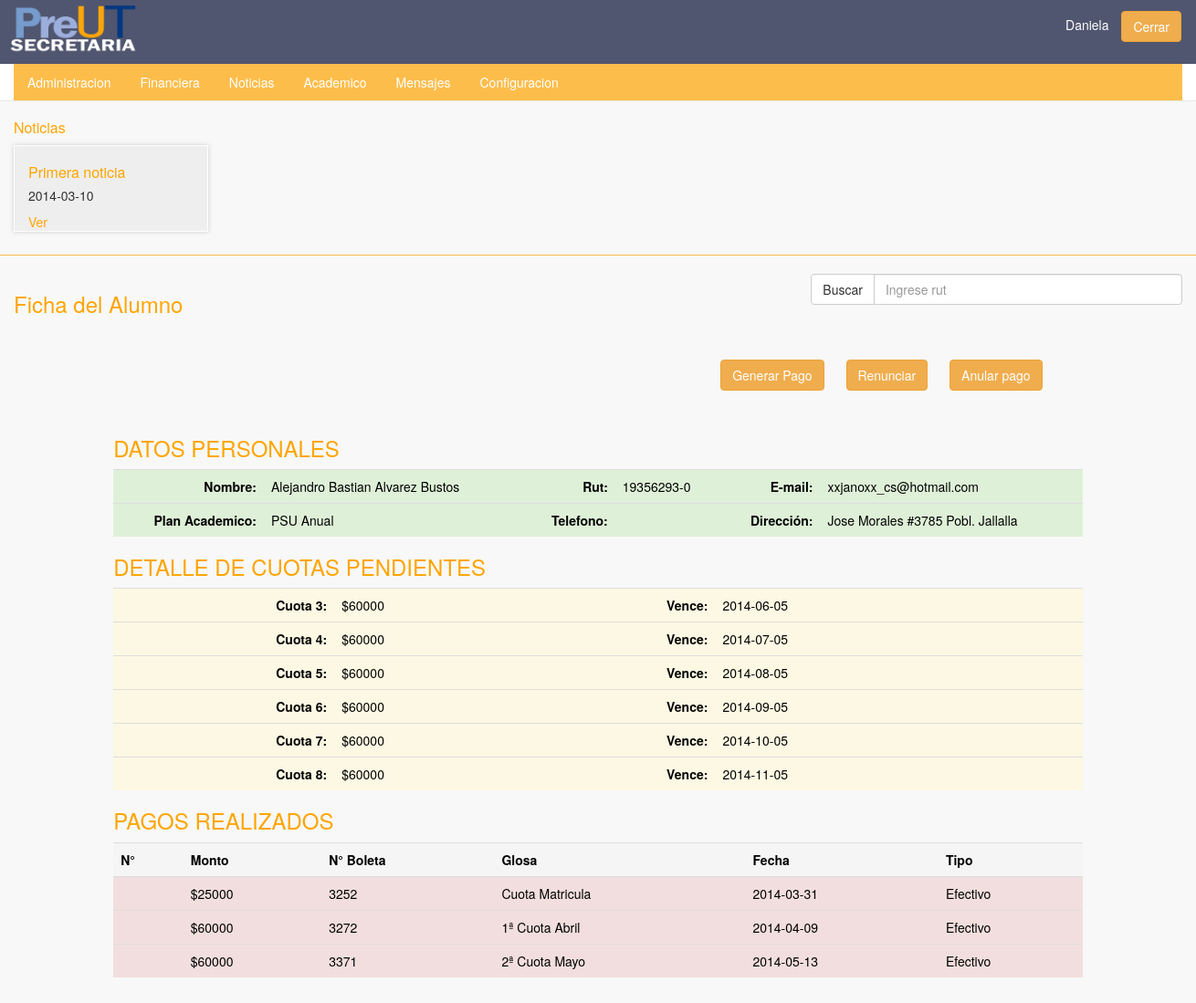
Page /secretaria/pago_alumno.php?rut=19356293-0 (signed in) on the committed database.
### tables this page shows
CREATE TABLE IF NOT EXISTS `noticias` (
  `id` int(11) NOT NULL AUTO_INCREMENT,
  `Titulo` varchar(256) NOT NULL,
  `Contenido` text NOT NULL,
  `Fecha_creacion` date NOT NULL,
  `usuarios_id` varchar(14) NOT NULL,
  PRIMARY KEY (`id`,`usuarios_id`),
  KEY `fk_noticias_usuarios1_idx` (`usuarios_id`)
);

CREATE TABLE IF NOT EXISTS `usuarios` (
  `rut` varchar(14) NOT NULL,
  `password` varchar(45) NOT NULL,
  `rol_id` int(11) NOT NULL,
  `habilitado` tinyint(1) DEFAULT NULL,
  `nombre` varchar(45) NOT NULL,
  `apellidos` varchar(45) NOT NULL,
  `telefono` varchar(45) DEFAULT NULL,
  `celular` varchar(45) DEFAULT NULL,
  `mail` varchar(128) NOT NULL,
  `fecha` date NOT NULL,
  `direccion` varchar(45) NOT NULL,
  `created_at` date NOT NULL,
  PRIMARY KEY (`rut`),
  KEY `fk_usuarios_rol_idx` (`rol_id`)
);

CREATE TABLE IF NOT EXISTS `planes` (
  `id` int(11) NOT NULL AUTO_INCREMENT,
  `nombre` varchar(45) NOT NULL,
  `descripcion` text NOT NULL,
  `valor` int(11) NOT NULL,
  `fecha_inicio` date NOT NULL,
  `jornada` varchar(45) NOT NULL,
  `habilitado` tinyint(1) DEFAULT NULL,
  PRIMARY KEY (`id`)
);

CREATE TABLE IF NOT EXISTS `cuenta_corriente` (
  `id` int(11) NOT NULL AUTO_INCREMENT,
  `MONTO_CANCELADO` int(11) NOT NULL,
  `datos_usuario_id` int(11) NOT NULL,
  `monto_total` int(11) NOT NULL,
  `descuento` int(11) NOT NULL,
  `monto_descuento` int(11) NOT NULL,
  `matricula` tinyint(1) NOT NULL,
  `fecha_pago` date NOT NULL,
  `numero_cuota` int(11) NOT NULL,
  PRIMARY KEY (`id`),
  KEY `fk_cuenta_corriente_datos_usuarios1_idx` (`datos_usuario_id`)
);

CREATE TABLE IF NOT EXISTS `pagos` (
  `id` int(11) NOT NULL AUTO_INCREMENT,
  `corriente_id` int(11) NOT NULL,
  `monto` int(11) NOT NULL,
  `fecha` date NOT NULL,
  `glosa` varchar(45) NOT NULL,
  `nulo` tinyint(1) NOT NULL,
  `motivo` varchar(45) NOT NULL,
  `tipo` varchar(45) NOT NULL,
  `boleta` varchar(45) NOT NULL,
  `usuarios_id` varchar(14) NOT NULL,
  PRIMARY KEY (`id`,`corriente_id`),
  KEY `fk_pagos_cuenta_corriente1_idx` (`corriente_id`),
  KEY `fk_pagos_usuarios1_idx` (`usuarios_id`)
);

### controller/noticias_controller.php (called while the page is built, shortened)
<?php
	require_once($_SERVER['DOCUMENT_ROOT']."/administracion/models/noticias_model.php");
	function listar_noticias(){
		$noticias = new Noticia();
		return $noticias->listar();
	}
 ?>

### models/db_model.php (called while the page is built, shortened)
<?php
abstract class db_model {
	private static $host = "localhost";
	private static $user ="root";
	private static $pass ="";
	protected $db = "preutcl_preut";
	function connect (){
		$this->conn = new mysqli(self::$host, self::$user, self::$pass, $this->db);
	}
}

### models/noticias_model.php (called while the page is built, shortened)
<?php
	require_once($_SERVER['DOCUMENT_ROOT']."/administracion/models/db_model.php");
	class Noticia extends db_model {
		function listar(){
			$query = "SELECT * FROM noticias ORDER BY Fecha_creacion";
			$this->result = $this->conn->query($query);
			return $this->result;
		}
	}
 ?>

### controller/usuarios_controller.php (called while the page is built, shortened)
<?php require_once($_SERVER['DOCUMENT_ROOT'].'/administracion/models/usuario_model.php');
	function buscar_usuario($id){
		$usuario = new Usuario();
		return $usuario->buscar($id)->fetch_assoc();
	}
?>

### models/usuario_model.php (called while the page is built, shortened)
<?php require_once($_SERVER['DOCUMENT_ROOT'].'/administracion/models/db_model.php');
	  require_once($_SERVER['DOCUMENT_ROOT'].'/administracion/controller/cuenta_corriente_controller.php');
	  require_once($_SERVER['DOCUMENT_ROOT'].'/administracion/controller/datos_usuarios_controller.php');
	class Usuario extends db_model{
		function buscar($id){
			$query = "SELECT * FROM usuarios WHERE rut = '".$id."'";
			$this->result = $this->conn->query($query);
			return $this->result;
		}
	}
 ?>

### controller/datos_usuarios_controller.php (called while the page is built, shortened)
<?php require_once($_SERVER['DOCUMENT_ROOT']."/administracion/models/datos_usuario_model.php");
function buscar_datos_usuario($id){
	$datos = new Datos_usuario();
	return $datos->buscar($id)->fetch_assoc();
}
?>

### models/datos_usuario_model.php (called while the page is built, shortened)
<?php require_once($_SERVER['DOCUMENT_ROOT']."/administracion/models/db_model.php");
	class Datos_usuario extends db_model{
		function buscar($id){
			$query = "SELECT * FROM datos_usuarios WHERE usuario_id = '".$id."'";
			$this->result = $this->conn->query($query);
			return $this->result;
		}
	}
?>

### controller/planes_controller.php (called while the page is built, shortened)
<?php
	require_once($_SERVER['DOCUMENT_ROOT']."/administracion/models/planes_model.php");
function buscar_plan($id){
	$plan = new plan();
	$planes = $plan->buscar($id);
	return $planes->fetch_assoc();
}
 ?>

### models/planes_model.php (called while the page is built, shortened)
<?php
	require_once ($_SERVER['DOCUMENT_ROOT']."/administracion/models/db_model.php");
class plan extends db_model {
	function buscar($id){
		$query = "SELECT * FROM planes WHERE id = ".$id;
		$result = $this->conn->query($query);
		return $result;
	}
}
 ?>

### controller/cuenta_corriente_controller.php (called while the page is built, shortened)
<?php require_once($_SERVER['DOCUMENT_ROOT']."/administracion/models/cuenta_corriente_model.php");
function mostrar_cuotas($id){
	$cuenta_corriente = new cuentaCorriente();
	return $cuenta_corriente->cuotas($id);
}
?>

### models/cuenta_corriente_model.php (called while the page is built, shortened)
<?php
	require_once ($_SERVER['DOCUMENT_ROOT']."/administracion/models/db_model.php");
	class cuentaCorriente extends db_model {
		function cuotas($id){
			$query = "SELECT *, (monto_descuento - MONTO_CANCELADO) monto_res FROM cuenta_corriente WHERE (monto_descuento - MONTO_CANCELADO) != 0 AND datos_usuario_id = '".$id."'";
			$this->result = $this->conn->query($query);
			return $this->result;
		}
	}
 ?>

### controller/pagos_controller.php (called while the page is built, shortened)
<?php require_once($_SERVER['DOCUMENT_ROOT']."/administracion/models/pagos_model.php");
	  require_once($_SERVER['DOCUMENT_ROOT']."/administracion/controller/cuenta_corriente_controller.php");
function pagosAlumno($id){
	$pagos = new Pago();
	return $pagos->pagos($id);
}
?>

### models/pagos_model.php (called while the page is built, shortened)
<?php
	require_once ($_SERVER['DOCUMENT_ROOT']."/administracion/models/db_model.php");
	class Pago extends db_model {
		function pagos($id){
			$query = "SELECT a1.* FROM pagos a1, cuenta_corriente a2 WHERE a2.datos_usuario_id = '".$id."' AND a1.corriente_id = a2.id AND a1.nulo = 0 ";
			$this->result = $this->conn->query($query);
			return $this->result;
		}
}

### secretaria/pago_alumno.php (the view, shortened to what this page needs)
<?php require_once($_SERVER['DOCUMENT_ROOT']."/administracion/secretaria/header.php");
	  require_once($_SERVER['DOCUMENT_ROOT']."/administracion/controller/usuarios_controller.php");
	  require_once($_SERVER['DOCUMENT_ROOT']."/administracion/controller/datos_usuarios_controller.php");
	  require_once($_SERVER['DOCUMENT_ROOT']."/administracion/controller/cuenta_corriente_controller.php");
	  require_once($_SERVER['DOCUMENT_ROOT']."/administracion/controller/planes_controller.php");
	  require_once($_SERVER['DOCUMENT_ROOT']."/administracion/controller/pagos_controller.php"); ?>
	<div class="row">
		<div class="row" >
				<div class="col-xs-8">
					<h3>Ficha del Alumno</h3>
				</div>
				<div class="col-xs-4">
					<form action="pago_alumno.php" method="POST">
						<div class="input-group">
							<span class="input-group-btn" style="color: black !important;" >
								<input type="submit" class="btn btn-default" value="Buscar">
							</span>
							<input type="text" class="form-control" name="rut" placeholder="Ingrese rut">
						</div>
					</form>
				</div>
		</div>
		<?php if(isset($_GET['rut']) or isset($_POST['rut'])){
			  	if (isset($_GET['rut']))
			  	{
				  	$alumno = buscar_usuario($_GET['rut']);
				  	$datos_alumno = buscar_datos_usuario($_GET['rut']);
			  	}
				else
				{
			  		$rut = $_POST['rut'];
			  		$alumno = buscar_usuario($_POST['rut']);
				  	$datos_alumno = buscar_datos_usuario($_GET['rut']);
				} ?>
 	</div>
	<div class="row" id="cuerpo">
		<?php if (isset($alumno)) { ?>
		<div class="col-xs-6 col-xs-offset-7">
			<?php if ($alumno['habilitado'] == '0') {?>
				<a href="#" class="btn btn-danger">Alumno dado de baja</a>
				<a href="renuncias.php" class="btn btn-success">Volver</a>
 			<?php } else { ?>
				<a href="#" id="btn-pago" class="btn btn-warning">Generar Pago</a>
				<a href="#" id="btn-baja" class="btn btn-warning">Renunciar</a>
				<a href="#" id="btn-anular-pago" class="btn btn-warning">Anular pago</a>
			<?php } ?>
		</div>
		<div class="col-md-10 col-md-offset-1">
			<h3>DATOS PERSONALES</h3>
			<table class="table pagoTable">
				<tr CLASS="success">
					<th>Nombre: </th>
					<td><?php echo $alumno['nombre']." ".$alumno['apellidos'] ?></td>
					<th>Rut: </th>
					<td><?php echo $alumno['rut'] ?></td>
					<th>E-mail: </th>
					<td><?php echo $alumno['mail'] ?></td>
				</tr>
				<tr CLASS="success">
					<th>Plan Academico:</th>
					<?php $nombre_plan = buscar_plan($datos_alumno['plan_id']); ?>
					<td><?php echo $nombre_plan['nombre']; ?></td>
					<th>Telefono:</th>
					<td><?php echo $alumno['telefono'] ?></td>
					<th>Dirección:</th>
					<td><?php echo $alumno['direccion'] ?></td>
				</tr>
			</table>
			<h3>DETALLE DE CUOTAS PENDIENTES</h3>
			<table class="table pagoTable">
				<tr class="active">
				<?php $cuotas = mostrar_cuotas($datos_alumno['id']); ?>
				<?php while ($cuota = $cuotas->fetch_assoc()) { ?>
					<tr CLASS="warning">
						<th>Cuota <?php
						if ($cuota['numero_cuota']!=0) {
							echo $cuota['numero_cuota'];
						}else{
							echo "Matricula";
						}
						?>:</th>
						<td>$<?php echo $cuota['monto_descuento']; ?></td>
						<th>Vence:</th>
						<td><?php echo $cuota['fecha_pago']; ?></td>
						<th></th>
						<td></td>
					</tr>
				<?php } ?>
			</table>
					<h3>PAGOS REALIZADOS</h3>
			<table class="table table-hover">
				<tr class="active">
					<th>N°</th>
					<th>Monto</th>
					<th>N° Boleta</th>
					<th>Glosa</th>
					<th>Fecha</th>
					<th>Tipo</th>
				</tr>
				<?php
				$pagos = pagosAlumno($datos_alumno['id']);
				if($pagos)
					while($pago = $pagos->fetch_assoc()){ ?>
						<tr CLASS="danger">
							<th></th>
							<td>$<?php echo $pago['monto']; ?></td>
							<td><?php echo $pago['boleta']; ?></td>
							<td><?php echo $pago['glosa']; ?></td>
							<td><?php echo $pago['fecha']; ?></td>
							<td><?php echo $pago['tipo']; ?></td>
						</tr>
					<?php } ?>
			</table>
			<?php } else { ?>
			<h1>Ingrese un rut para realizar la busqueda
			<?php } ?>
		</div>
	</div>
<?php }else{ ?>
	<h1>Ingrese un rut para visualizar ficha</h1>
	<?php } ?>
</body>
</html>

### secretaria/header.php (shortened to what this page needs)
<!doctype html>
<html lang="es">
<head>
	<link rel="stylesheet" href="../css/estilos.css" />
	<link rel="stylesheet" href="../css/jquery-ui.min.css">
</head>
<body>
	<div class="row">
		<div class="navbar navbar-default navbar-static-top header">
			<div class="navbar-header">
				<img src="../image/logo-secretaria.png" class="logo">
			</div>
			<p class="nvar-text pull-right sesion"><?php echo $_SESSION['user']; ?> <a href="../index.php" class="btn btn-warning btn-small">Cerrar</a></p>
			<nav class="collapse navbar-collapse">
				<ul class="nav nav-pills">
					<li><a href="index.php">Administracion</a></li>
					<li><a href="alumno.php">Financiera</a></li>
 					<li><a href="noticias.php">Noticias</a></li>
					<li><a href="academico.php">Academico</a></li>
					<li><a href="#">Mensajes</a></li>
					<li><a href="configuracion.php">Configuracion</a></li>
				</ul>
			</nav>
		</div>
		<div class="col-xs-12 listado">
				<h3>Noticias</h3>
				<div class="row">
				<?php require_once($_SERVER['DOCUMENT_ROOT']."/administracion/controller/noticias_controller.php");
					$noticias = listar_noticias();
					while($noticia = $noticias->fetch_assoc()){ ?>
						<div class="col-md-2 list-noticias">
							<h3><?php echo $noticia['Titulo']; ?></h3>
							<h4><?php echo $noticia['Fecha_creacion']; ?></h4>
							<a href="#" class="mostrar-noticia" data-value="noticia_<?php echo $noticia['id']; ?>"> Ver </a>
						</div>
					<?php } ?>
				</div>
		</div>
	</div>

### css/estilos.css (style rules this page uses)
.table { color:#aaa }
#btn-pago,#btn-baja,#btn-anular-pago { margin:30px 10px }
#cuerpo { padding:0;margin:8px 0; }
#cuerpo table { color:#000 }
.listado { margin:10px 0 20px 0;border-bottom:1px solid #fdbd4b;padding-bottom:25px; }
.listado .list-noticias { background:#eee;margin-right:5px;box-shadow:0 0 5px #ccc;border:1px solid #fff }
.listado h3 { font-size:16px }
.listado h4 { font-size:14px }
.header { background:#50566f !important;color:#fff }
body { background:#f8f8f8 }
a { color:#ffa500 }
nav ul { background:#fdbd4b;margin:0;padding:0; }
nav ul a { color:#fff }
h3 { color:#ffa500 }
.pagoTable th { text-align:right }
.collapse { background:#fff;margin-top:5em }
.input-group { margin-bottom:12px; }
.row { padding:0;margin:0;display:none }
.sesion { margin:12px 6px 0 0; }
.sesion a { margin:0 10px }
.logo { width:160px;margin-top:-20px;padding:10px }

### rows in the picture
noticias: Titulo "Primera noticia", Fecha_creacion "2014-03-10"
usuarios: nombre "Alejandro Bastian", apellidos "Alvarez Bustos", rut "19356293-0", mail "xxjanoxx_cs@hotmail.com", direccion "Jose Morales #3785 Pobl. Jallalla"
planes: nombre "PSU Anual"
cuenta_corriente: numero_cuota "3", monto_descuento "60000", fecha_pago "2014-06-05"
cuenta_corriente: numero_cuota "4", monto_descuento "60000", fecha_pago "2014-07-05"
cuenta_corriente: numero_cuota "5", monto_descuento "60000", fecha_pago "2014-08-05"
cuenta_corriente: numero_cuota "6", monto_descuento "60000", fecha_pago "2014-09-05"
cuenta_corriente: numero_cuota "7", monto_descuento "60000", fecha_pago "2014-10-05"
cuenta_corriente: numero_cuota "8", monto_descuento "60000", fecha_pago "2014-11-05"
pagos: monto "25000", boleta "3252", glosa "Cuota Matricula", fecha "2014-03-31", tipo "Efectivo"
pagos: monto "60000", boleta "3272", glosa "1ª Cuota Abril", fecha "2014-04-09", tipo "Efectivo"
pagos: monto "60000", boleta "3371", glosa "2ª Cuota Mayo", fecha "2014-05-13", tipo "Efectivo"

### other values in the picture
$_SESSION['user'] "Daniela"
